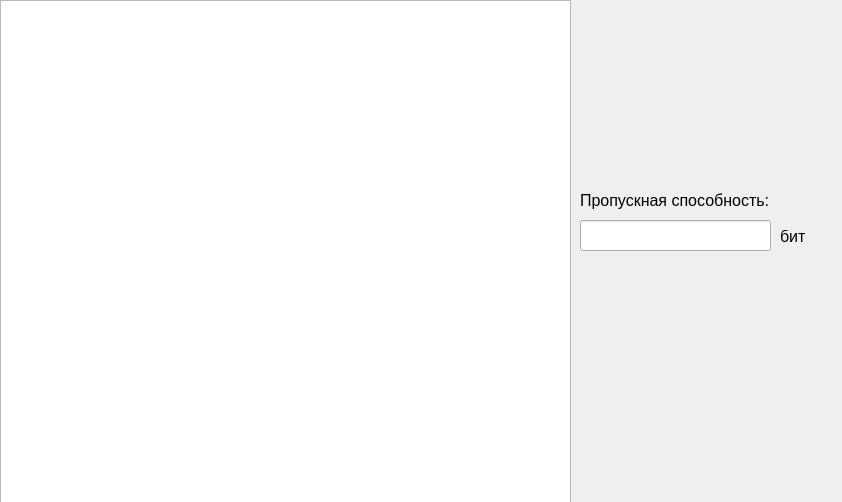
<?xml version="1.0" encoding="UTF-8"?>
<ui version="4.0">
 <class>d_addConnectionWindow</class>
 <widget class="QDialog" name="d_addConnectionWindow">
  <property name="geometry">
   <rect>
    <x>0</x>
    <y>0</y>
    <width>842</width>
    <height>502</height>
   </rect>
  </property>
  <property name="windowTitle">
   <string>Dialog</string>
  </property>
  <widget class="QLabel" name="label">
   <property name="geometry">
    <rect>
     <x>580</x>
     <y>190</y>
     <width>191</width>
     <height>21</height>
    </rect>
   </property>
   <property name="font">
    <font>
     <pointsize>12</pointsize>
    </font>
   </property>
   <property name="text">
    <string>Пропускная способность:</string>
   </property>
  </widget>
  <widget class="QLineEdit" name="le_bitCount">
   <property name="geometry">
    <rect>
     <x>580</x>
     <y>220</y>
     <width>191</width>
     <height>31</height>
    </rect>
   </property>
   <property name="font">
    <font>
     <pointsize>12</pointsize>
    </font>
   </property>
  </widget>
  <widget class="QLabel" name="label_2">
   <property name="geometry">
    <rect>
     <x>780</x>
     <y>230</y>
     <width>47</width>
     <height>13</height>
    </rect>
   </property>
   <property name="font">
    <font>
     <pointsize>12</pointsize>
    </font>
   </property>
   <property name="text">
    <string>бит</string>
   </property>
  </widget>
  <widget class="QTableWidget" name="tv_connectionList">
   <property name="geometry">
    <rect>
     <x>0</x>
     <y>0</y>
     <width>571</width>
     <height>511</height>
    </rect>
   </property>
  </widget>
 </widget>
 <resources/>
 <connections/>
</ui>
